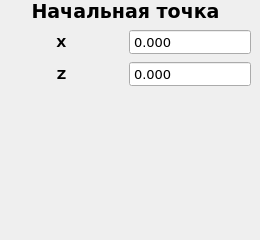
   <widget class="QWidget" name="StartPoint">
    <widget class="QWidget" name="gridLayoutWidget">
     <property name="geometry">
      <rect>
       <x>0</x>
       <y>0</y>
       <width>251</width>
       <height>231</height>
      </rect>
     </property>
     <layout class="QGridLayout" name="SPgridLayout">
      <item row="3" column="0" colspan="2">
       <spacer name="verticalSpacer">
        <property name="orientation">
         <enum>Qt::Vertical</enum>
        </property>
        <property name="sizeHint" stdset="0">
         <size>
          <width>20</width>
          <height>40</height>
         </size>
        </property>
       </spacer>
      </item>
      <item row="0" column="0" colspan="2">
       <widget class="QLabel" name="SP_name">
        <property name="font">
         <font>
          <family>Verdana</family>
          <pointsize>14</pointsize>
          <weight>75</weight>
          <bold>true</bold>
         </font>
        </property>
        <property name="text">
         <string>Начальная точка</string>
        </property>
        <property name="alignment">
         <set>Qt::AlignCenter</set>
        </property>
       </widget>
      </item>
      <item row="2" column="0">
       <widget class="QLabel" name="SP_argZ">
        <property name="font">
         <font>
          <family>Verdana</family>
          <pointsize>10</pointsize>
          <weight>75</weight>
          <bold>true</bold>
         </font>
        </property>
        <property name="text">
         <string>Z</string>
        </property>
        <property name="alignment">
         <set>Qt::AlignCenter</set>
        </property>
       </widget>
      </item>
      <item row="1" column="0">
       <widget class="QLabel" name="SP_argX">
        <property name="font">
         <font>
          <family>Verdana</family>
          <pointsize>10</pointsize>
          <weight>75</weight>
          <bold>true</bold>
         </font>
        </property>
        <property name="text">
         <string>X</string>
        </property>
        <property name="alignment">
         <set>Qt::AlignCenter</set>
        </property>
       </widget>
      </item>
      <item row="1" column="1">
       <widget class="QDoubleSpinBox" name="SP_argX_value">
        <property name="font">
         <font>
          <family>Verdana</family>
          <pointsize>10</pointsize>
         </font>
        </property>
        <property name="focusPolicy">
         <enum>Qt::ClickFocus</enum>
        </property>
        <property name="locale">
         <locale language="C" country="AnyCountry"/>
        </property>
        <property name="wrapping">
         <bool>false</bool>
        </property>
        <property name="buttonSymbols">
         <enum>QAbstractSpinBox::NoButtons</enum>
        </property>
        <property name="decimals">
         <number>3</number>
        </property>
        <property name="minimum">
         <double>-1000.000000000000000</double>
        </property>
        <property name="maximum">
         <double>1000.000000000000000</double>
        </property>
       </widget>
      </item>
      <item row="2" column="1">
       <widget class="QDoubleSpinBox" name="SP_argZ_value">
        <property name="font">
         <font>
          <family>Verdana</family>
          <pointsize>10</pointsize>
         </font>
        </property>
        <property name="locale">
         <locale language="C" country="AnyCountry"/>
        </property>
        <property name="buttonSymbols">
         <enum>QAbstractSpinBox::NoButtons</enum>
        </property>
        <property name="decimals">
         <number>3</number>
        </property>
        <property name="minimum">
         <double>-1000.000000000000000</double>
        </property>
        <property name="maximum">
         <double>1000.000000000000000</double>
        </property>
       </widget>
      </item>
     </layout>
    </widget>
   </widget>
